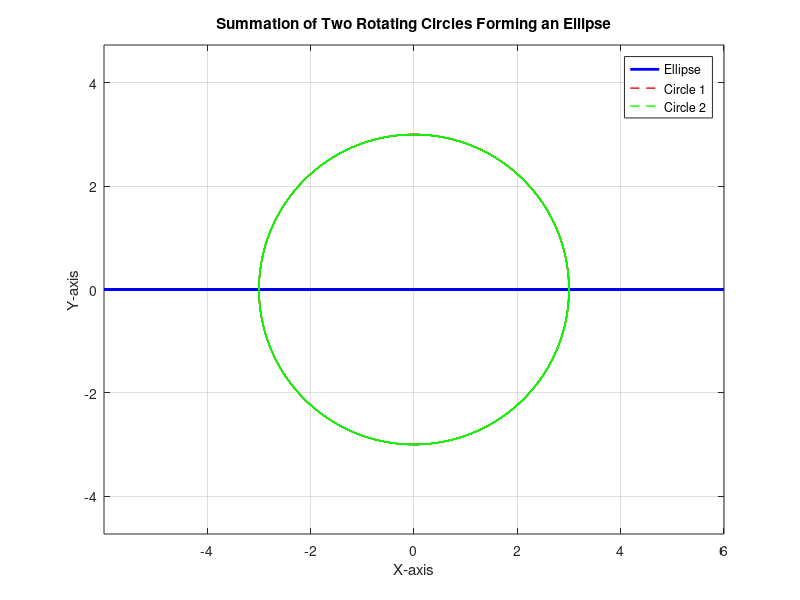

Reproduce this figure in MATLAB.
% Parameters
r1 = 3; % Radius of first circle
r2 = 3; % Radius of second circle
omega = 2 * pi; % Angular velocity
t = linspace(0, 2*pi, 1000); % Time vector

% Circle 1 (counterclockwise)
x1 = r1 * cos(omega * t);
y1 = r1 * sin(omega * t);

% Circle 2 (clockwise)
x2 = r2 * cos(omega * t);
y2 = -r2 * sin(omega * t);

% Resulting motion
x = x1 + x2;
y = y1 + y2;

% Plot
figure;
plot(x, y, 'b', 'LineWidth', 2); hold on;
plot(x1, y1, 'r--', 'LineWidth', 1); % Circle 1
plot(x2, y2, 'g--', 'LineWidth', 1); % Circle 2
legend('Ellipse', 'Circle 1', 'Circle 2');
axis equal;
grid on;
title('Summation of Two Rotating Circles Forming an Ellipse');
xlabel('X-axis');
ylabel('Y-axis');